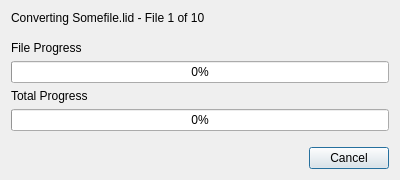
<?xml version="1.0" encoding="UTF-8"?>
<ui version="4.0">
 <class>Dialog</class>
 <widget class="QDialog" name="Dialog">
  <property name="windowModality">
   <enum>Qt::NonModal</enum>
  </property>
  <property name="enabled">
   <bool>true</bool>
  </property>
  <property name="geometry">
   <rect>
    <x>0</x>
    <y>0</y>
    <width>400</width>
    <height>180</height>
   </rect>
  </property>
  <property name="sizePolicy">
   <sizepolicy hsizetype="Fixed" vsizetype="Fixed">
    <horstretch>0</horstretch>
    <verstretch>0</verstretch>
   </sizepolicy>
  </property>
  <property name="minimumSize">
   <size>
    <width>400</width>
    <height>180</height>
   </size>
  </property>
  <property name="maximumSize">
   <size>
    <width>400</width>
    <height>180</height>
   </size>
  </property>
  <property name="windowTitle">
   <string>File Conversion Progress</string>
  </property>
  <property name="modal">
   <bool>true</bool>
  </property>
  <layout class="QGridLayout" name="gridLayout">
   <item row="5" column="0" colspan="2">
    <widget class="QProgressBar" name="progressBar_total">
     <property name="value">
      <number>0</number>
     </property>
    </widget>
   </item>
   <item row="3" column="0" colspan="2">
    <widget class="QProgressBar" name="progressBar_file">
     <property name="value">
      <number>0</number>
     </property>
    </widget>
   </item>
   <item row="7" column="1">
    <widget class="QPushButton" name="pushButton">
     <property name="sizePolicy">
      <sizepolicy hsizetype="Fixed" vsizetype="Fixed">
       <horstretch>0</horstretch>
       <verstretch>0</verstretch>
      </sizepolicy>
     </property>
     <property name="text">
      <string>Cancel</string>
     </property>
    </widget>
   </item>
   <item row="0" column="0" colspan="2">
    <widget class="QLabel" name="label_status">
     <property name="text">
      <string>Converting Somefile.lid - File 1 of 10</string>
     </property>
    </widget>
   </item>
   <item row="2" column="0" colspan="2">
    <widget class="QLabel" name="label">
     <property name="text">
      <string>File Progress</string>
     </property>
    </widget>
   </item>
   <item row="4" column="0" colspan="2">
    <widget class="QLabel" name="label_2">
     <property name="text">
      <string>Total Progress</string>
     </property>
    </widget>
   </item>
   <item row="6" column="0" colspan="2">
    <spacer name="verticalSpacer">
     <property name="orientation">
      <enum>Qt::Vertical</enum>
     </property>
     <property name="sizeHint" stdset="0">
      <size>
       <width>20</width>
       <height>40</height>
      </size>
     </property>
    </spacer>
   </item>
   <item row="1" column="0" colspan="2">
    <spacer name="verticalSpacer_2">
     <property name="orientation">
      <enum>Qt::Vertical</enum>
     </property>
     <property name="sizeHint" stdset="0">
      <size>
       <width>20</width>
       <height>40</height>
      </size>
     </property>
    </spacer>
   </item>
  </layout>
 </widget>
 <resources>
  <include location="icons.qrc"/>
 </resources>
 <connections/>
</ui>
